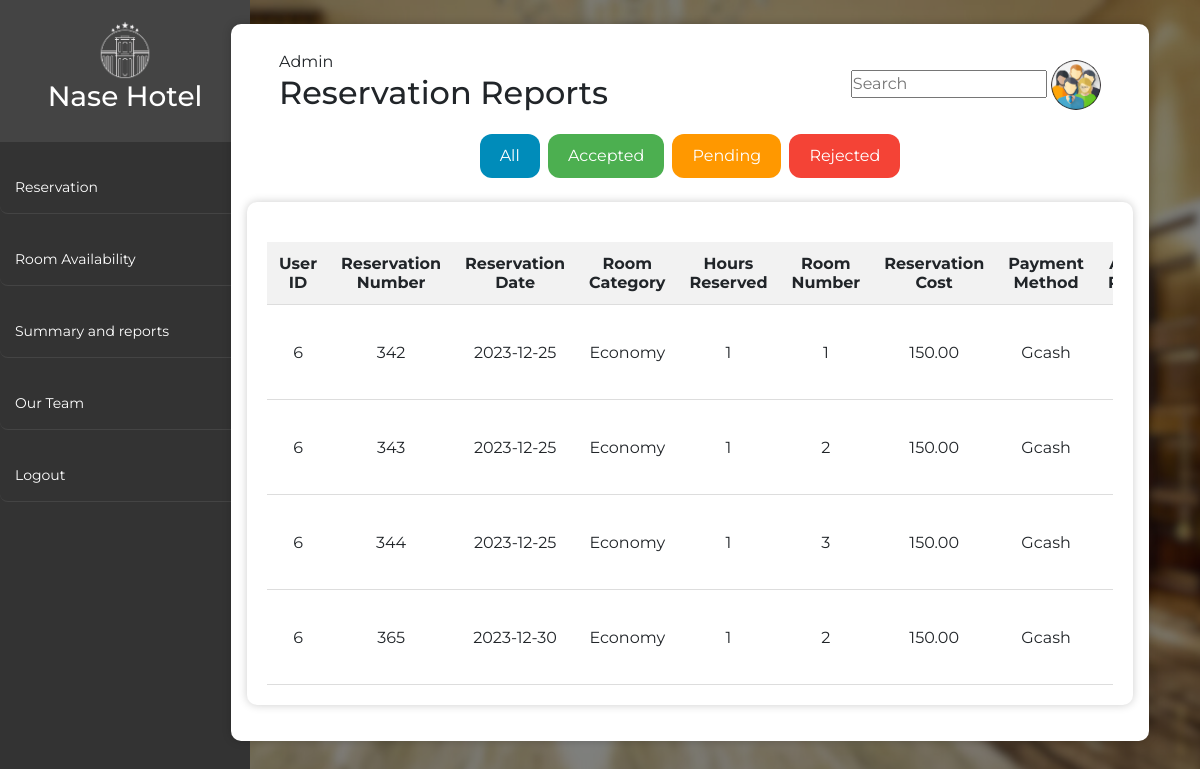
The app's page /admin/admintable.php with its own data.
### tables this page shows
CREATE TABLE `reservations` (
  `reservation_id` int(11) NOT NULL,
  `user_id` int(11) DEFAULT NULL,
  `reservation_date` date DEFAULT NULL,
  `reservation_time` time DEFAULT NULL,
  `room_category` varchar(255) DEFAULT NULL,
  `hours_reserved` int(255) DEFAULT NULL,
  `room_number` int(255) DEFAULT NULL,
  `reservation_cost` decimal(10,2) DEFAULT NULL,
  `payment_method` varchar(255) DEFAULT NULL,
  `advance_payment` int(255) DEFAULT NULL,
  `reference_number` varchar(255) DEFAULT NULL,
  `status` varchar(50) DEFAULT NULL,
  `emailaddress` varchar(255) DEFAULT NULL,
  `remaining_payment` decimal(10,2) DEFAULT 0.00
);

### admin/admintable.php (the view, shortened to what this page needs)
<?php
$con = mysqli_connect("localhost", "root", "", "nasehotel");
?>
<!DOCTYPE html>
<html lang="en">
<head>
    <link rel="stylesheet" href="https://stackpath.bootstrapcdn.com/bootstrap/4.5.0/css/bootstrap.min.css">
<body>
<div class="sidebar">
        <div class="logo">
            <img src="logo.png" alt="Logo">
            <h3>Nase Hotel</h3>
        </div>
        <ul>
            <li>
                <a href="admintable.php" class="menu-item">
                    <span>Reservation</span>
                </a>
            </li>
            <li>
                <a href="room.php" class="menu-item">
                    <span>Room Availability</span>
                </a>
            </li>
            <li>
                <a href="summaryreport.php" class="menu-item">
                    <span>Summary and reports</span>
                </a>
            </li>
            <li>
                <a href="ourteam.php" class="menu-item">
                    <span>Our Team</span>
                </a>
            </li>
            <li class="logout">
                <a href="adminlogin.php" class="menu-item">
                    <span>Logout</span>
                </a>
            </li>
        </ul>
    </div>
    <section>
        <div class="mainContent" style="width: 90%; margin: auto; margin-left: 20px; margin-right: 20px;">
            <div class="headerWrapper">
                <div class="headerTitle">
                    <span>Admin</span>
                    <h2>Reservation Reports</h2>
                </div>
                <div class="searchBox">
                    <div class="userInfo">
                    <input type="text" id="searchInput" placeholder="Search">
                        <img src="admin.jpg" alt="ADMIN PIC">
                    </div>
                </div>
            </div>
            <div class="filter-buttons">
                <form method="post">
                <button type="submit" name="status" value="All" class="filter-button all">All</button>
                    <button type="submit" name="status" value="Accepted" class="filter-button accepted">Accepted</button>
                    <button type="submit" name="status" value="Pending" class="filter-button pending">Pending</button>
                    <button type="submit" name="status" value="Rejected" class="filter-button rejected">Rejected</button>
                </form>
            </div>
<?php
$query = "SELECT * FROM reservations";
$query .= " ORDER BY reservation_id ASC";
$result = mysqli_query($con, $query);
?>
    <div class="container">
        <table>
            <tr>
                <th>User ID</th>
                <th>Reservation Number</th>
                <th>Reservation Date</th>
                <th>Room Category</th>
                <th>Hours Reserved</th>
                <th>Room Number</th>
                <th>Reservation Cost</th>
                <th>Payment Method</th>
                <th>Advance Payment</th>
            </tr>
        <?php
        while ($row = mysqli_fetch_assoc($result)) {
            ?>
             <tr class="reservation-row">
                <td><?php echo $row['user_id']; ?></td>
                <td><?php echo $row['reservation_id']; ?></td>
                <td><?php echo $row['reservation_date']; ?></td>
                <td><?php echo $row['room_category']; ?></td>
                <td><?php echo $row['hours_reserved']; ?></td>
                <td><?php echo $row['room_number']; ?></td>
                <td><?php echo $row['reservation_cost']; ?></td>
                <td><?php echo $row['payment_method']; ?></td>
                <td><?php echo $row['advance_payment']; ?></td>
                        <button class="red" name="reject" type="submit" <?php echo isActionAlreadyPerformed($con, $row['reservation_id'], "Rejected") ? "disabled" : ""; ?>>Reject</button>
            </tr>
            <?php
        }
        function isActionAlreadyPerformed($con, $reservation_id, $action) {
            $query = "SELECT status FROM reservations WHERE reservation_id = '$reservation_id'";
            $result = mysqli_query($con, $query);
            if ($result && $row = mysqli_fetch_assoc($result)) {
                return $row['status'] === $action;
            }
            return false;
        }
            ?>
        </table>
    </div>
</body>
</html>

### admin/admintable.php (style rules this page uses)
* { margin: 0; padding: 0; box-sizing: border-box; font-family: 'Montserrat', sans-serif; }
body { font-family: 'Montserrat'; margin-left: 15%; background-image: url('bg.jpg'); background-size: cover; background-position: center; background-repeat: no-repeat; overflow: auto; }
:root { --overlay-color: black; --overlay-opacity: 0.5; }
body::before { content: ""; position: fixed; top: 0; left: 0; width: 100%; height: 100%; background-color: var(--overlay-color); opacity: var(--overlay-opacity); }
.container { max-width: 90%; margin: 20px auto; padding: 20px; background-color: #fff; border-radius: 10px; box-shadow: 0 0 10px rgba(0, 0, 0, 0.2); z-index: 1; position: relative; }
table { width: 100%; border-collapse: collapse; margin-top: 20px; }
th, td { padding: 12px; text-align: center; border-bottom: 1px solid #ddd; }
th { background-color: #f2f2f2; }
.sidebar { width: 250px; height: 100vh; background: #333; color: #fff; position: fixed; left: 0; top: 0; transition: all 0.5s ease; }
.sidebar .logo { padding: 20px; background: #444; text-align: center; }
.sidebar ul { list-style: none; padding: 0; margin: 0; }
.sidebar ul li { padding: 15px; border-bottom: 1px solid #444; transition: all 0.5s ease; }
.sidebar ul li a { color: #fff; text-decoration: none; }
.menu-item { animation: slideIn 0.5s forwards; opacity: 0; }
.logo img { align-self: center; width: 60px; }
ul { height: 88%; position: relative; list-style: none; padding: 0; }
ul li { padding: 1.5rem; margin: 20px 0; border-radius: 8px; transition: all 0.5s ease-in-out; }
ul li a { color: white; font-size: 14px; text-decoration: none; gap: 1.5rem; display: flex; color: black; align-items: center; }
ul a span { overflow: hidden; }
section { display: flex; align-items: center; justify-content: center; }
.mainContent { position: relative; width: 90%; margin-top: 10px; padding: 1rem; background-color: white; border-radius: 10px; box-shadow: 0 0 10px rgba(0, 0, 0, 0.2); }
.headerWrapper img { width: 50px; height: 50px; border-radius: 50px; }
.headerWrapper { width: 100%; display: flex; justify-content: space-between; align-items: center; flex-wrap: wrap; border-radius: 10%; padding: 10px 2rem; }
@media (min-width: 1200px) { .container { max-width: 1200px; } }
img[src="logo.png"] { filter: invert(1); }
.filter-buttons { display: flex; justify-content: space-around; margin-bottom: 20px; }
.filter-button { border: none; color: white; padding: 10px 20px; text-align: center; text-decoration: none; display: inline-block; font-size: 16px; margin: 4px 2px; cursor: pointer; border-radius: 12px; transition: background-color 0.3s ease; }
.accepted { background-color: #4CAF50; }
.rejected { background-color: #f44336; }
.pending { background-color: #ff9800; }
.all { background-color: #008CBA; }
.container { font-size: 0.6em; }
.container table { width: 100%; overflow-x: auto; display: block; }

### records on screen
reservations: user "6", reservation_id "342", reservation_date "2023-12-25", room_category "Economy", hours_reserved "1", room_number "1", reservation_cost "150.00", payment_method "Gcash"
reservations: user "6", reservation_id "343", reservation_date "2023-12-25", room_category "Economy", hours_reserved "1", room_number "2", reservation_cost "150.00", payment_method "Gcash"
reservations: user "6", reservation_id "344", reservation_date "2023-12-25", room_category "Economy", hours_reserved "1", room_number "3", reservation_cost "150.00", payment_method "Gcash"
reservations: user "6", reservation_id "365", reservation_date "2023-12-30", room_category "Economy", hours_reserved "1", room_number "2", reservation_cost "150.00", payment_method "Gcash"
